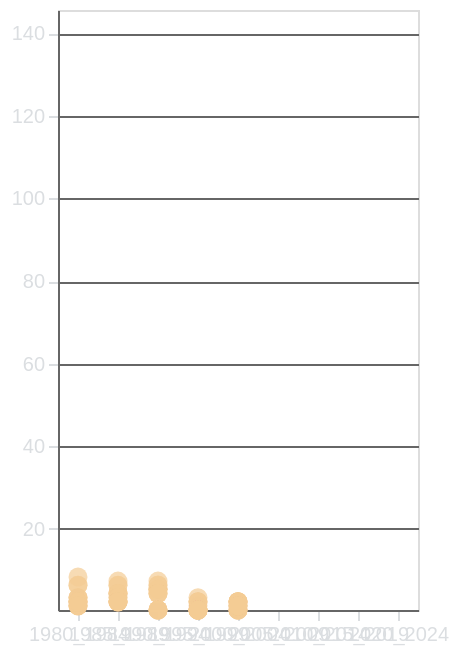

Describe this chart as a Vega-Lite specification.
### Vega-Lite specification from a JSON file in a GitHub repository (floating-point values rounded to 4 significant figures; data arrays with more than 128 entries replaced by an {"elided": "..."} marker saying what was removed)
{"$schema": "https://vega.github.io/schema/vega-lite/v5.17.0.json", "config": {"axis": {"domainColor": "#666666", "gridColor": "#666666", "labelColor": "#DBDEE1", "tickColor": "#DBDEE1", "titleColor": "#DBDEE1"}, "background": "transparent", "legend": {"labelColor": "#DBDEE1", "titleColor": "#DBDEE1"}, "title": {"color": "#DBDEE1", "fontSize": 16}}, "data": {"name": "data-d02235efe128a1c785258bca9339f63d"}, "datasets": {"data-d02235efe128a1c785258bca9339f63d": {"elided": "4176 records"}}, "encoding": {"text": {"field": "Word", "type": "nominal"}, "tooltip": [{"field": "Word", "type": "nominal"}, {"field": "Weight", "type": "quantitative"}], "x": {"axis": {"labelAngle": 0}, "field": "Lustrum", "scale": {"domain": ["1980_1984", "1985_1989", "1990_1994", "1995_1999", "2000_2004", "2005_2009", "2010_2014", "2015_2019", "2020_2024"]}, "title": null, "type": "nominal"}, "y": {"field": "Weight", "scale": {"domain": [0.3335, 145.6]}, "title": null, "type": "quantitative"}}, "height": 300, "mark": {"color": "#F3CC94", "size": 90, "type": "circle"}, "params": [{"bind": {"input": "range", "max": 45.0, "min": 1.0, "name": "Classe di Nizza", "step": 1}, "name": "param_12", "select": {"fields": ["Nice_class"], "type": "point"}, "value": [{"Nice_class": 1}]}], "transform": [{"filter": {"param": "param_12"}}], "width": "container"}
